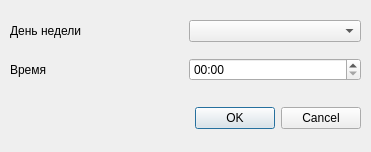
<?xml version="1.0" encoding="UTF-8"?>
<ui version="4.0">
 <class>Dialog</class>
 <widget class="QDialog" name="Dialog">
  <property name="geometry">
   <rect>
    <x>0</x>
    <y>0</y>
    <width>371</width>
    <height>152</height>
   </rect>
  </property>
  <property name="windowTitle">
   <string>Dialog</string>
  </property>
  <widget class="QWidget" name="gridLayoutWidget">
   <property name="geometry">
    <rect>
     <x>10</x>
     <y>10</y>
     <width>351</width>
     <height>131</height>
    </rect>
   </property>
   <layout class="QGridLayout" name="layout_form">
    <item row="3" column="0" colspan="2">
     <widget class="QDialogButtonBox" name="buttonBox">
      <property name="orientation">
       <enum>Qt::Horizontal</enum>
      </property>
      <property name="standardButtons">
       <set>QDialogButtonBox::Cancel|QDialogButtonBox::Ok</set>
      </property>
     </widget>
    </item>
    <item row="1" column="0">
     <widget class="QLabel" name="label_time">
      <property name="text">
       <string>Время</string>
      </property>
     </widget>
    </item>
    <item row="0" column="0">
     <widget class="QLabel" name="label_weekDay">
      <property name="text">
       <string>День недели</string>
      </property>
     </widget>
    </item>
    <item row="0" column="1">
     <widget class="QComboBox" name="select_weekDay"/>
    </item>
    <item row="1" column="1">
     <widget class="QTimeEdit" name="edit_time">
      <property name="displayFormat">
       <string>HH:mm</string>
      </property>
     </widget>
    </item>
    <item row="2" column="0" colspan="2">
     <spacer name="verticalSpacer">
      <property name="orientation">
       <enum>Qt::Vertical</enum>
      </property>
      <property name="sizeType">
       <enum>QSizePolicy::Fixed</enum>
      </property>
      <property name="sizeHint" stdset="0">
       <size>
        <width>20</width>
        <height>10</height>
       </size>
      </property>
     </spacer>
    </item>
   </layout>
  </widget>
 </widget>
 <resources/>
 <connections>
  <connection>
   <sender>buttonBox</sender>
   <signal>accepted()</signal>
   <receiver>Dialog</receiver>
   <slot>accept()</slot>
   <hints>
    <hint type="sourcelabel">
     <x>248</x>
     <y>254</y>
    </hint>
    <hint type="destinationlabel">
     <x>157</x>
     <y>274</y>
    </hint>
   </hints>
  </connection>
  <connection>
   <sender>buttonBox</sender>
   <signal>rejected()</signal>
   <receiver>Dialog</receiver>
   <slot>reject()</slot>
   <hints>
    <hint type="sourcelabel">
     <x>316</x>
     <y>260</y>
    </hint>
    <hint type="destinationlabel">
     <x>286</x>
     <y>274</y>
    </hint>
   </hints>
  </connection>
 </connections>
</ui>
